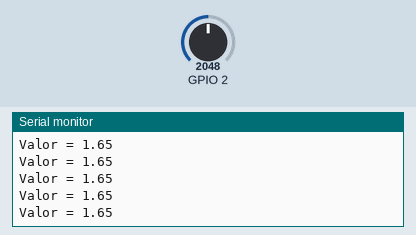
Simulated run of this program. Board: ESP32. Shown: the last lines printed to the serial monitor. The test bench sets the inputs (shaded band); at power-on: GPIO 2 = 2048.

Above: at 1.2 s.
1.3 s: GPIO 2 set to 2866
At 1.68 s:
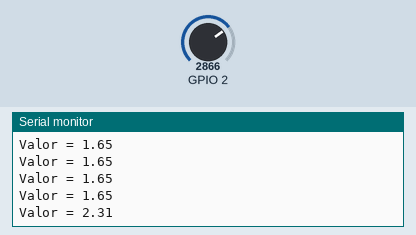
2.8 s: GPIO 2 set to 3603
At 2.93 s:
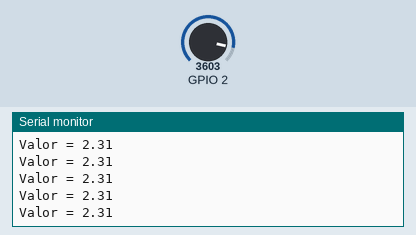
Timing chart, 0 to 5.8 s (numbered marks = the images above; inputs shaded):
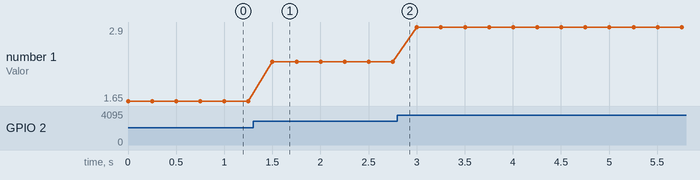

The program:

main.cpp
```cpp
/*
 *     main.cpp - Project 03-analog
 *
 *         Muestra la lectura de un potenciometro conectado
 *         al conversor analogico a digital
 *         La salida se muestra en la consola (Serial)
 */

#include <Arduino.h>

/*
 *     Definiciones
 */

/*
 *  Definiciones en platformio.ini
 *  ANAIN       Entrada conversor A/D
 *  DIVISOR     Divisor dado por la cantidad de bits del A/D
 *  SERIAL_BAUD Baud rate de la salida serie
 */

const uint32_t loop_delay = 250;

/*
 *    Variables globales
 */

int sensorValue;

void
setup()
{
    Serial.begin(SERIAL_BAUD);
}

void
loop()
{
    sensorValue = analogRead(ANAIN);
    Serial.print("Valor = ");
    Serial.println((sensorValue * 3.3) / DIVISOR);
    delay(loop_delay);
}
```

Measured:
- after the input at 1.3 s, the serial monitor: prints a new line after 0.20 s (image 1)
- plotted number 1: 1.65 → 2.31 after the input at 1.3 s, 2.31 → 2.9 after the input at 2.8 s
